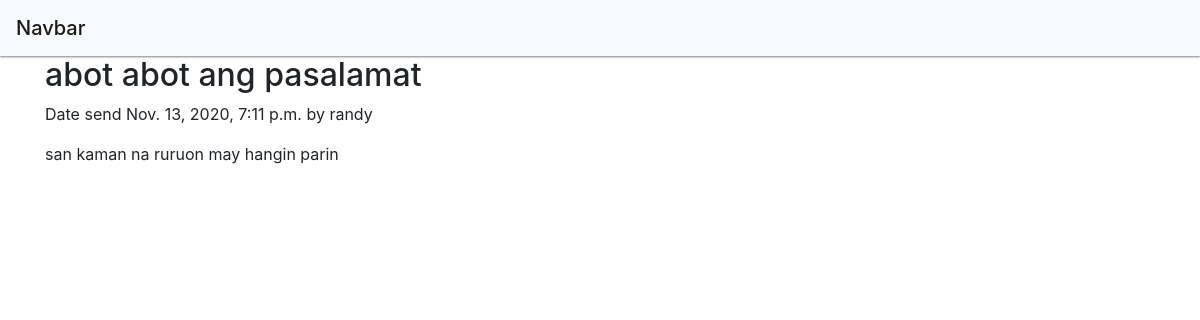
Page /message/2020/11/13/abot-abot-ang-pasalamat/ on the committed database.
### messageapp/models.py (models this page shows, shortened)
class MessagePost(models.Model):
    STATUS_CHOICES = (
        ('draft', 'Draft'),
        ('sent', 'Sent')
    )
    title = models.CharField(max_length=255)
    slug = models.SlugField(max_length=255, unique_for_date='date_send')
    author = models.ForeignKey(
        User, on_delete=models.CASCADE, related_name='message_post')
    body = models.TextField()
    date_send = models.DateTimeField(default=timezone.now)
    created = models.DateTimeField(auto_now_add=True)
    updated = models.DateTimeField(auto_now=True)
    status = models.CharField(
        max_length=20, choices=STATUS_CHOICES, default='draft')
    class Meta:
        ordering = ('-date_send',)
    objects = models.Manager()
    datesent = MessagePostManager()

### messageapp/views.py (the view)
def detail_post(request, year, month, day, post):
    post = get_object_or_404(MessagePost, slug=post,
                             status='sent',
                             date_send__year=year,
                             date_send__month=month,
                             date_send__day=day)
    return render(request, 'messageapp/post/detail.html', {'post': post})

### messageapp/templates/messageapp/post/detail.html
{% extends 'messageapp/base.html' %}
{% block content %}
<h2>{{post.title}}</h2>
<p>
  Date send {{post.date_send}} by {{post.author}}
</p>
{{post.body|linebreaks}}
{% endblock %}

### messageapp/static/css/messageapp.css (style rules this page uses)
body { background-color: #eee; }

### rows in the picture
MessagePost: title "abot abot ang pasalamat", date_send "Nov. 13, 2020, 7:11 p.m.", author "randy", body "san kaman na ruruon may hangin parin"
